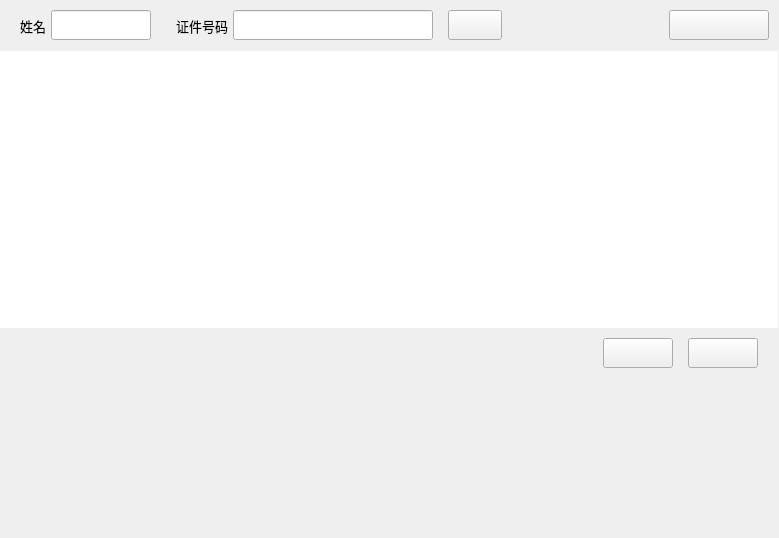
<?xml version="1.0" encoding="UTF-8"?>
<ui version="4.0">
 <class>RecogInfoQueryPage</class>
 <widget class="QWidget" name="RecogInfoQueryPage">
  <property name="geometry">
   <rect>
    <x>0</x>
    <y>0</y>
    <width>779</width>
    <height>538</height>
   </rect>
  </property>
  <property name="windowTitle">
   <string>RecogInfoQueryPage</string>
  </property>
  <property name="styleSheet">
   <string notr="true">#RecogInfoQueryPage{
	border-image: url(:/MBRClient/Resources/image/r_bg.png);
}</string>
  </property>
  <layout class="QVBoxLayout" name="verticalLayout">
   <property name="spacing">
    <number>5</number>
   </property>
   <property name="leftMargin">
    <number>0</number>
   </property>
   <property name="topMargin">
    <number>5</number>
   </property>
   <property name="rightMargin">
    <number>0</number>
   </property>
   <property name="bottomMargin">
    <number>2</number>
   </property>
   <item>
    <widget class="QWidget" name="wgt_title" native="true">
     <property name="sizePolicy">
      <sizepolicy hsizetype="Preferred" vsizetype="Preferred">
       <horstretch>0</horstretch>
       <verstretch>0</verstretch>
      </sizepolicy>
     </property>
     <property name="minimumSize">
      <size>
       <width>0</width>
       <height>41</height>
      </size>
     </property>
     <property name="maximumSize">
      <size>
       <width>16777215</width>
       <height>41</height>
      </size>
     </property>
     <property name="styleSheet">
      <string notr="true">QLabel{
font-family:&quot;微软雅黑&quot;;
font-size:13px;
}
#btn_query{
border-image: url(:/MBRClient/Resources/image/query/query_authq.png)
}
#btn_query:hover{
	border-image: url(:/MBRClient/Resources/image/query/query_authq_hover.png);
}
#btn_query:pressed{
	border-image: url(:/MBRClient/Resources/image/query/query_authq_pressed.png);
}
#btn_query:disabled{
	border-image: url(:/MBRClient/Resources/image/query/query_authq_disabled.png);
}
#btn_deleteModel{
	border-image: url(:/MBRClient/Resources/image/query/query_forbid.png);
}
#btn_deleteModel:hover{
	border-image: url(:/MBRClient/Resources/image/query/query_forbid_hover.png);
}
#btn_deleteModel:disabled{
	border-image: url(:/MBRClient/Resources/image/query/query_forbid_disabled.png);
}
#btn_readIdCard{
	border-image: url(:/MBRClient/Resources/image/query/query_authr.png);
}
#btn_readIdCard:hover{
	border-image: url(:/MBRClient/Resources/image/query/query_authr_hover.png);
}
#btn_readIdCard:pressed{
	border-image: url(:/MBRClient/Resources/image/query/query_authr_pressed.png);
}
#btn_readIdCard:disabled{
	border-image: url(:/MBRClient/Resources/image/query/query_authr_disabled.png);
}</string>
     </property>
     <layout class="QHBoxLayout" name="horizontalLayout">
      <property name="spacing">
       <number>5</number>
      </property>
      <property name="leftMargin">
       <number>20</number>
      </property>
      <property name="topMargin">
       <number>0</number>
      </property>
      <property name="rightMargin">
       <number>10</number>
      </property>
      <property name="bottomMargin">
       <number>0</number>
      </property>
      <item>
       <widget class="QLabel" name="lbl_name">
        <property name="text">
         <string>姓名</string>
        </property>
       </widget>
      </item>
      <item>
       <widget class="QLineEdit" name="lEdit_name">
        <property name="minimumSize">
         <size>
          <width>100</width>
          <height>30</height>
         </size>
        </property>
        <property name="maximumSize">
         <size>
          <width>100</width>
          <height>30</height>
         </size>
        </property>
        <property name="alignment">
         <set>Qt::AlignCenter</set>
        </property>
       </widget>
      </item>
      <item>
       <spacer name="horizontalSpacer_2">
        <property name="orientation">
         <enum>Qt::Horizontal</enum>
        </property>
        <property name="sizeType">
         <enum>QSizePolicy::Fixed</enum>
        </property>
        <property name="sizeHint" stdset="0">
         <size>
          <width>20</width>
          <height>20</height>
         </size>
        </property>
       </spacer>
      </item>
      <item>
       <widget class="QLabel" name="lbl_certNumber">
        <property name="text">
         <string>证件号码</string>
        </property>
       </widget>
      </item>
      <item>
       <widget class="QLineEdit" name="lEdit_certNumber">
        <property name="minimumSize">
         <size>
          <width>200</width>
          <height>30</height>
         </size>
        </property>
        <property name="maximumSize">
         <size>
          <width>200</width>
          <height>30</height>
         </size>
        </property>
        <property name="alignment">
         <set>Qt::AlignCenter</set>
        </property>
       </widget>
      </item>
      <item>
       <spacer name="horizontalSpacer_3">
        <property name="orientation">
         <enum>Qt::Horizontal</enum>
        </property>
        <property name="sizeType">
         <enum>QSizePolicy::Fixed</enum>
        </property>
        <property name="sizeHint" stdset="0">
         <size>
          <width>10</width>
          <height>20</height>
         </size>
        </property>
       </spacer>
      </item>
      <item>
       <widget class="QPushButton" name="btn_query">
        <property name="minimumSize">
         <size>
          <width>54</width>
          <height>30</height>
         </size>
        </property>
        <property name="maximumSize">
         <size>
          <width>54</width>
          <height>30</height>
         </size>
        </property>
        <property name="text">
         <string/>
        </property>
        <property name="autoDefault">
         <bool>true</bool>
        </property>
       </widget>
      </item>
      <item>
       <spacer name="horizontalSpacer_4">
        <property name="orientation">
         <enum>Qt::Horizontal</enum>
        </property>
        <property name="sizeHint" stdset="0">
         <size>
          <width>40</width>
          <height>20</height>
         </size>
        </property>
       </spacer>
      </item>
      <item>
       <widget class="QPushButton" name="btn_readIdCard">
        <property name="minimumSize">
         <size>
          <width>100</width>
          <height>30</height>
         </size>
        </property>
        <property name="maximumSize">
         <size>
          <width>100</width>
          <height>30</height>
         </size>
        </property>
        <property name="text">
         <string/>
        </property>
       </widget>
      </item>
     </layout>
    </widget>
   </item>
   <item>
    <widget class="QWidget" name="wgt_top" native="true">
     <property name="styleSheet">
      <string notr="true">#btn_previous{
	border-image: url(:/MBRClient/Resources/image/query/query_pre.png);
}
#btn_previous:hover{
	border-image: url(:/MBRClient/Resources/image/query/query_pre_hover.png);
}
#btn_previous:pressed{
	border-image: url(:/MBRClient/Resources/image/query/query_pre_pressed.png);
}
#btn_previous:disabled{
	border-image: url(:/MBRClient/Resources/image/query/query_pre_disabled.png);
}
#btn_next{
	border-image: url(:/MBRClient/Resources/image/query/query_next.png);
}
#btn_next:hover{
	border-image: url(:/MBRClient/Resources/image/query/query_next_hover.png);
}
#btn_next:pressed{
	border-image: url(:/MBRClient/Resources/image/query/query_next_pressed.png);
}
#btn_next:disabled{
	border-image: url(:/MBRClient/Resources/image/query/query_next_disabled.png);
}
#lbl_ct{
font-size:13px;
font:bold;
}</string>
     </property>
     <layout class="QVBoxLayout" name="verticalLayout_2">
      <property name="spacing">
       <number>10</number>
      </property>
      <property name="leftMargin">
       <number>0</number>
      </property>
      <property name="topMargin">
       <number>0</number>
      </property>
      <property name="rightMargin">
       <number>1</number>
      </property>
      <property name="bottomMargin">
       <number>10</number>
      </property>
      <item>
       <widget class="QTableView" name="tableView">
        <property name="frameShape">
         <enum>QFrame::NoFrame</enum>
        </property>
        <property name="editTriggers">
         <set>QAbstractItemView::NoEditTriggers</set>
        </property>
        <property name="selectionMode">
         <enum>QAbstractItemView::SingleSelection</enum>
        </property>
        <property name="selectionBehavior">
         <enum>QAbstractItemView::SelectRows</enum>
        </property>
        <property name="sortingEnabled">
         <bool>true</bool>
        </property>
        <attribute name="verticalHeaderVisible">
         <bool>false</bool>
        </attribute>
       </widget>
      </item>
      <item>
       <layout class="QHBoxLayout" name="horizontalLayout_3">
        <property name="spacing">
         <number>15</number>
        </property>
        <property name="rightMargin">
         <number>20</number>
        </property>
        <item>
         <widget class="QLabel" name="lbl_ct">
          <property name="text">
           <string/>
          </property>
          <property name="alignment">
           <set>Qt::AlignRight|Qt::AlignTrailing|Qt::AlignVCenter</set>
          </property>
         </widget>
        </item>
        <item>
         <widget class="QPushButton" name="btn_previous">
          <property name="minimumSize">
           <size>
            <width>70</width>
            <height>30</height>
           </size>
          </property>
          <property name="maximumSize">
           <size>
            <width>70</width>
            <height>30</height>
           </size>
          </property>
          <property name="text">
           <string/>
          </property>
         </widget>
        </item>
        <item>
         <widget class="QPushButton" name="btn_next">
          <property name="minimumSize">
           <size>
            <width>70</width>
            <height>30</height>
           </size>
          </property>
          <property name="maximumSize">
           <size>
            <width>70</width>
            <height>30</height>
           </size>
          </property>
          <property name="text">
           <string/>
          </property>
         </widget>
        </item>
       </layout>
      </item>
     </layout>
    </widget>
   </item>
   <item>
    <widget class="QWidget" name="wgt_bottom" native="true">
     <property name="sizePolicy">
      <sizepolicy hsizetype="Preferred" vsizetype="Preferred">
       <horstretch>0</horstretch>
       <verstretch>0</verstretch>
      </sizepolicy>
     </property>
     <property name="minimumSize">
      <size>
       <width>0</width>
       <height>153</height>
      </size>
     </property>
     <property name="maximumSize">
      <size>
       <width>16777215</width>
       <height>153</height>
      </size>
     </property>
     <layout class="QHBoxLayout" name="horizontalLayout_2">
      <property name="spacing">
       <number>20</number>
      </property>
      <property name="leftMargin">
       <number>20</number>
      </property>
      <property name="topMargin">
       <number>0</number>
      </property>
      <property name="rightMargin">
       <number>0</number>
      </property>
      <property name="bottomMargin">
       <number>0</number>
      </property>
      <item>
       <widget class="PictureShowWidget" name="wgt_afo" native="true">
        <property name="minimumSize">
         <size>
          <width>161</width>
          <height>151</height>
         </size>
        </property>
       </widget>
      </item>
      <item>
       <widget class="PictureShowWidget" name="wgt_rcg" native="true">
        <property name="minimumSize">
         <size>
          <width>161</width>
          <height>151</height>
         </size>
        </property>
       </widget>
      </item>
      <item>
       <spacer name="horizontalSpacer_5">
        <property name="orientation">
         <enum>Qt::Horizontal</enum>
        </property>
        <property name="sizeHint" stdset="0">
         <size>
          <width>394</width>
          <height>20</height>
         </size>
        </property>
       </spacer>
      </item>
     </layout>
    </widget>
   </item>
  </layout>
 </widget>
 <layoutdefault spacing="6" margin="11"/>
 <customwidgets>
  <customwidget>
   <class>PictureShowWidget</class>
   <extends>QWidget</extends>
   <header>PictureShowWidget.h</header>
   <container>1</container>
  </customwidget>
 </customwidgets>
 <resources>
  <include location="MBRClient.qrc"/>
 </resources>
 <connections/>
</ui>
